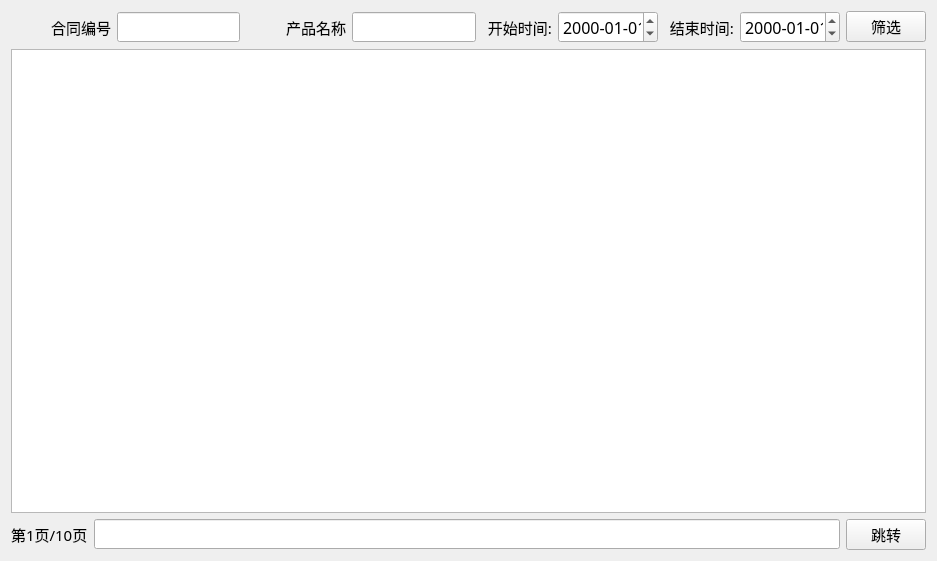
<?xml version="1.0" encoding="UTF-8"?>
<ui version="4.0">
 <class>FindFactoryContract</class>
 <widget class="QWidget" name="FindFactoryContract">
  <property name="geometry">
   <rect>
    <x>0</x>
    <y>0</y>
    <width>937</width>
    <height>561</height>
   </rect>
  </property>
  <property name="windowTitle">
   <string>Form</string>
  </property>
  <layout class="QGridLayout" name="gridLayout">
   <item row="0" column="0">
    <layout class="QVBoxLayout" name="verticalLayout">
     <item>
      <layout class="QHBoxLayout" name="horizontalLayout">
       <item>
        <widget class="QLabel" name="label">
         <property name="minimumSize">
          <size>
           <width>100</width>
           <height>0</height>
          </size>
         </property>
         <property name="maximumSize">
          <size>
           <width>50</width>
           <height>16777215</height>
          </size>
         </property>
         <property name="font">
          <font>
           <family>Agency FB</family>
           <pointsize>11</pointsize>
          </font>
         </property>
         <property name="text">
          <string>合同编号</string>
         </property>
         <property name="alignment">
          <set>Qt::AlignRight|Qt::AlignTrailing|Qt::AlignVCenter</set>
         </property>
        </widget>
       </item>
       <item>
        <widget class="QLineEdit" name="lineEdit_contract_id">
         <property name="font">
          <font>
           <family>Agency FB</family>
           <pointsize>11</pointsize>
          </font>
         </property>
        </widget>
       </item>
       <item>
        <widget class="QLabel" name="label_2">
         <property name="minimumSize">
          <size>
           <width>100</width>
           <height>0</height>
          </size>
         </property>
         <property name="maximumSize">
          <size>
           <width>50</width>
           <height>16777215</height>
          </size>
         </property>
         <property name="font">
          <font>
           <family>Agency FB</family>
           <pointsize>11</pointsize>
          </font>
         </property>
         <property name="text">
          <string>产品名称</string>
         </property>
         <property name="alignment">
          <set>Qt::AlignRight|Qt::AlignTrailing|Qt::AlignVCenter</set>
         </property>
        </widget>
       </item>
       <item>
        <widget class="QLineEdit" name="lineEdit_name">
         <property name="font">
          <font>
           <family>Agency FB</family>
           <pointsize>11</pointsize>
          </font>
         </property>
        </widget>
       </item>
       <item>
        <widget class="QLabel" name="label_8">
         <property name="minimumSize">
          <size>
           <width>70</width>
           <height>0</height>
          </size>
         </property>
         <property name="maximumSize">
          <size>
           <width>50</width>
           <height>16777215</height>
          </size>
         </property>
         <property name="font">
          <font>
           <family>Agency FB</family>
           <pointsize>11</pointsize>
          </font>
         </property>
         <property name="text">
          <string>开始时间:</string>
         </property>
         <property name="alignment">
          <set>Qt::AlignRight|Qt::AlignTrailing|Qt::AlignVCenter</set>
         </property>
        </widget>
       </item>
       <item>
        <widget class="QDateEdit" name="dateEdit_begindate">
         <property name="minimumSize">
          <size>
           <width>100</width>
           <height>0</height>
          </size>
         </property>
         <property name="font">
          <font>
           <family>Agency FB</family>
           <pointsize>12</pointsize>
          </font>
         </property>
         <property name="displayFormat">
          <string>yyyy-MM-dd</string>
         </property>
        </widget>
       </item>
       <item>
        <widget class="QLabel" name="label_9">
         <property name="minimumSize">
          <size>
           <width>70</width>
           <height>0</height>
          </size>
         </property>
         <property name="maximumSize">
          <size>
           <width>50</width>
           <height>16777215</height>
          </size>
         </property>
         <property name="font">
          <font>
           <family>Agency FB</family>
           <pointsize>11</pointsize>
          </font>
         </property>
         <property name="text">
          <string>结束时间:</string>
         </property>
         <property name="alignment">
          <set>Qt::AlignRight|Qt::AlignTrailing|Qt::AlignVCenter</set>
         </property>
        </widget>
       </item>
       <item>
        <widget class="QDateEdit" name="dateEdit_enddate">
         <property name="minimumSize">
          <size>
           <width>100</width>
           <height>0</height>
          </size>
         </property>
         <property name="font">
          <font>
           <family>Agency FB</family>
           <pointsize>12</pointsize>
          </font>
         </property>
         <property name="displayFormat">
          <string>yyyy-MM-dd</string>
         </property>
        </widget>
       </item>
       <item>
        <widget class="QPushButton" name="pushButton">
         <property name="font">
          <font>
           <family>Agency FB</family>
           <pointsize>11</pointsize>
          </font>
         </property>
         <property name="text">
          <string>筛选</string>
         </property>
        </widget>
       </item>
      </layout>
     </item>
     <item>
      <widget class="QTableWidget" name="tableWidget">
       <property name="font">
        <font>
         <pointsize>11</pointsize>
        </font>
       </property>
      </widget>
     </item>
     <item>
      <layout class="QHBoxLayout" name="horizontalLayout_2">
       <item>
        <widget class="QLabel" name="label_page">
         <property name="font">
          <font>
           <family>Agency FB</family>
           <pointsize>11</pointsize>
          </font>
         </property>
         <property name="text">
          <string>第1页/10页</string>
         </property>
        </widget>
       </item>
       <item>
        <widget class="QLineEdit" name="lineEdit_page">
         <property name="font">
          <font>
           <family>Agency FB</family>
           <pointsize>11</pointsize>
          </font>
         </property>
        </widget>
       </item>
       <item>
        <widget class="QPushButton" name="pushButton_4">
         <property name="font">
          <font>
           <family>Agency FB</family>
           <pointsize>11</pointsize>
          </font>
         </property>
         <property name="text">
          <string>跳转</string>
         </property>
        </widget>
       </item>
      </layout>
     </item>
    </layout>
   </item>
  </layout>
 </widget>
 <resources/>
 <connections>
  <connection>
   <sender>pushButton</sender>
   <signal>clicked()</signal>
   <receiver>FindFactoryContract</receiver>
   <slot>ShaiXuan()</slot>
   <hints>
    <hint type="sourcelabel">
     <x>925</x>
     <y>36</y>
    </hint>
    <hint type="destinationlabel">
     <x>911</x>
     <y>294</y>
    </hint>
   </hints>
  </connection>
  <connection>
   <sender>pushButton_4</sender>
   <signal>clicked()</signal>
   <receiver>FindFactoryContract</receiver>
   <slot>PageSlot()</slot>
   <hints>
    <hint type="sourcelabel">
     <x>890</x>
     <y>539</y>
    </hint>
    <hint type="destinationlabel">
     <x>902</x>
     <y>555</y>
    </hint>
   </hints>
  </connection>
 </connections>
 <slots>
  <slot>ShaiXuan()</slot>
  <slot>leftSlot()</slot>
  <slot>rightSlot()</slot>
  <slot>PageSlot()</slot>
 </slots>
</ui>
